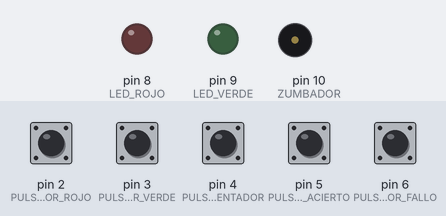
The sketch below on a simulated Arduino Uno, built with avr-gcc and run on an emulated ATmega328P. Shown: output pins drawn as LEDs (lit = HIGH), buzzer (waves = sounding, pin HIGH). The inputs (shaded band) are chosen by the test bench; at power-on: pin 4 (PULSADOR_PRESENTADOR) HIGH, pin 2 (PULSADOR_ROJO), pin 3 (PULSADOR_VERDE), pin 5 (PULSADOR_ACIERTO), pin 6 (PULSADOR_FALLO) LOW.

Above: at 1.2 s.
1.3 s: pin 4 (PULSADOR_PRESENTADOR) pulled LOW for 0.15 s
At 1.4 s:
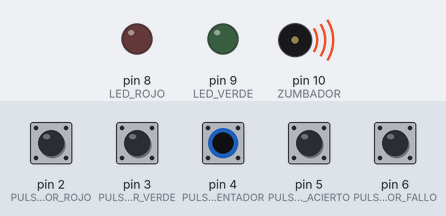
3.0 s: pin 2 (PULSADOR_ROJO) pulled HIGH for 0.15 s
At 3.6 s:
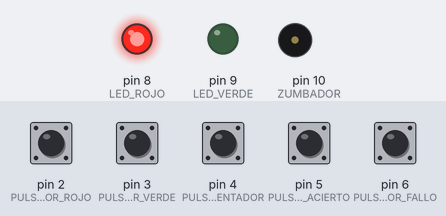
Timing chart, 0 to 6.0 s (numbered marks = the images above; inputs shaded):
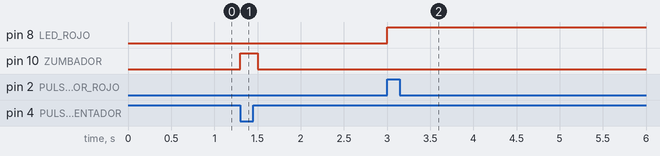

Measured:
- after the input at 1.3 s, pin 10 (ZUMBADOR): LOW → HIGH at once, → LOW 0.20 s later
- after the input at 3.0 s, pin 8 (LED_ROJO): LOW → HIGH at once

The sketch:

Concurso_Televisivo_Parte_II.ino
```cpp
#define PULSADOR_ROJO 2               // Constante que asigna el pulsador del equipo rojo
#define PULSADOR_VERDE 3              // Constante que asigna el pulsador del equipo verde
#define PULSADOR_PRESENTADOR 4        // Constante que asigna el pulsador del presentador
#define PULSADOR_ACIERTO 5
#define PULSADOR_FALLO 6
#define LED_ROJO 8                    // Constante que asigna el LED rojo a su equipo
#define LED_VERDE 9                   // Constante que asigna el LED verde a su equipo
#define ZUMBADOR 10
#define PITIDO_CORTO 200

void setup(){
  pinMode(PULSADOR_ROJO, INPUT);                // Establece el pin 2 como ENTRADA
  pinMode(PULSADOR_VERDE, INPUT);               // Establece el pin 3 como ENTRADA
  pinMode(PULSADOR_PRESENTADOR, INPUT);         // Establece el pin 4 como ENTRADA
  pinMode(PULSADOR_ACIERTO, INPUT);             // Establece el pin 5 como ENTRADA
  pinMode(PULSADOR_FALLO, INPUT);               // Establece el pin 6 como ENTRADA
  pinMode(LED_ROJO, OUTPUT);                    // Establece el pin 8 como SALIDA
  pinMode(LED_VERDE, OUTPUT);                   // Establece el pin 9 como SALIDA
  pinMode(ZUMBADOR, OUTPUT);                    // Establece el pin 10 como SALIDA

}

void loop(){

  // Mantenemos a la espera hasta que el presentador pulse el pulsador y lo suelte
  while( digitalRead(PULSADOR_PRESENTADOR) == LOW ){}
  while( digitalRead(PULSADOR_PRESENTADOR) == HIGH){}

  // Esperamos a que deje de pulsar
  digitalWrite( ZUMBADOR, HIGH);
  delay(PITIDO_CORTO);
  digitalWrite( ZUMBADOR, LOW);

  // Mantenemos la espera hasta que uno de los dos equipos apriete el boton.
  while( (digitalRead(PULSADOR_ROJO) == LOW) && (digitalRead(PULSADOR_VERDE) == LOW) ) {}

  // Encendemos el LED del equipo que antes haya pulsado el boton.
  if( digitalRead(PULSADOR_ROJO) == HIGH) {
    digitalWrite( LED_ROJO, HIGH);
  }
  else {
    digitalWrite( LED_VERDE, HIGH);
  }

  // Mantenemos la espera hasta que el presentador vuelva a pulsar el boton.
  while( digitalRead(PULSADOR_ACIERTO) == LOW  && digitalRead(PULSADOR_FALLO) == LOW ){}

  // Si se ha pulsado el boton de acierto, emitimos dos pitidos, sino uno largo
  if ( digitalRead(PULSADOR_ACIERTO) == LOW ){
    for( int i = 0; i < 2; i++){
      digitalWrite( ZUMBADOR, HIGH);
      delay(PITIDO_CORTO);
      digitalWrite( ZUMBADOR, LOW);
      delay(PITIDO_CORTO);
    }
  }
  else{
    digitalWrite( ZUMBADOR, HIGH);
    delay(PITIDO_CORTO*2);
    digitalWrite( ZUMBADOR, LOW);
    delay(PITIDO_CORTO);
  }

  // Apagamos los LEDs de los concursanter
  digitalWrite( LED_ROJO, LOW);
  digitalWrite( LED_VERDE, LOW);

}
```
